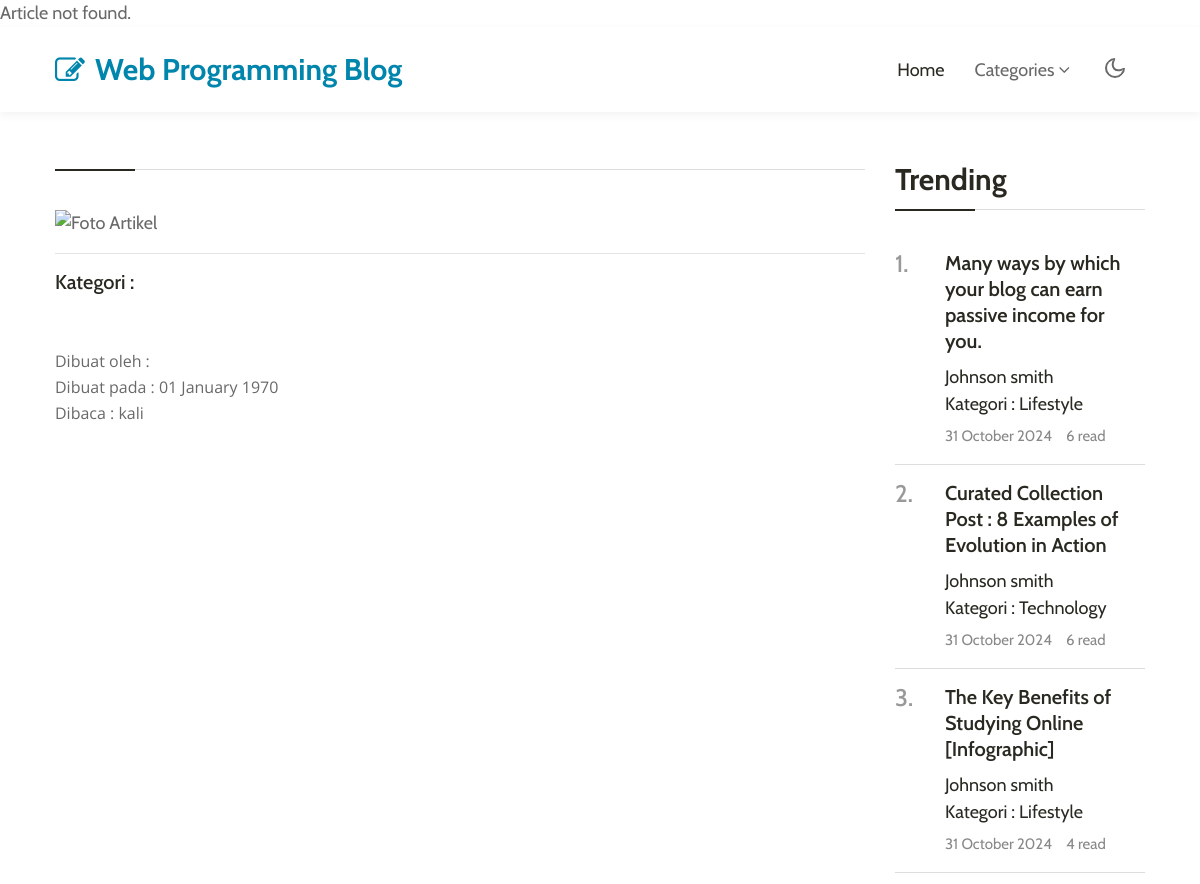
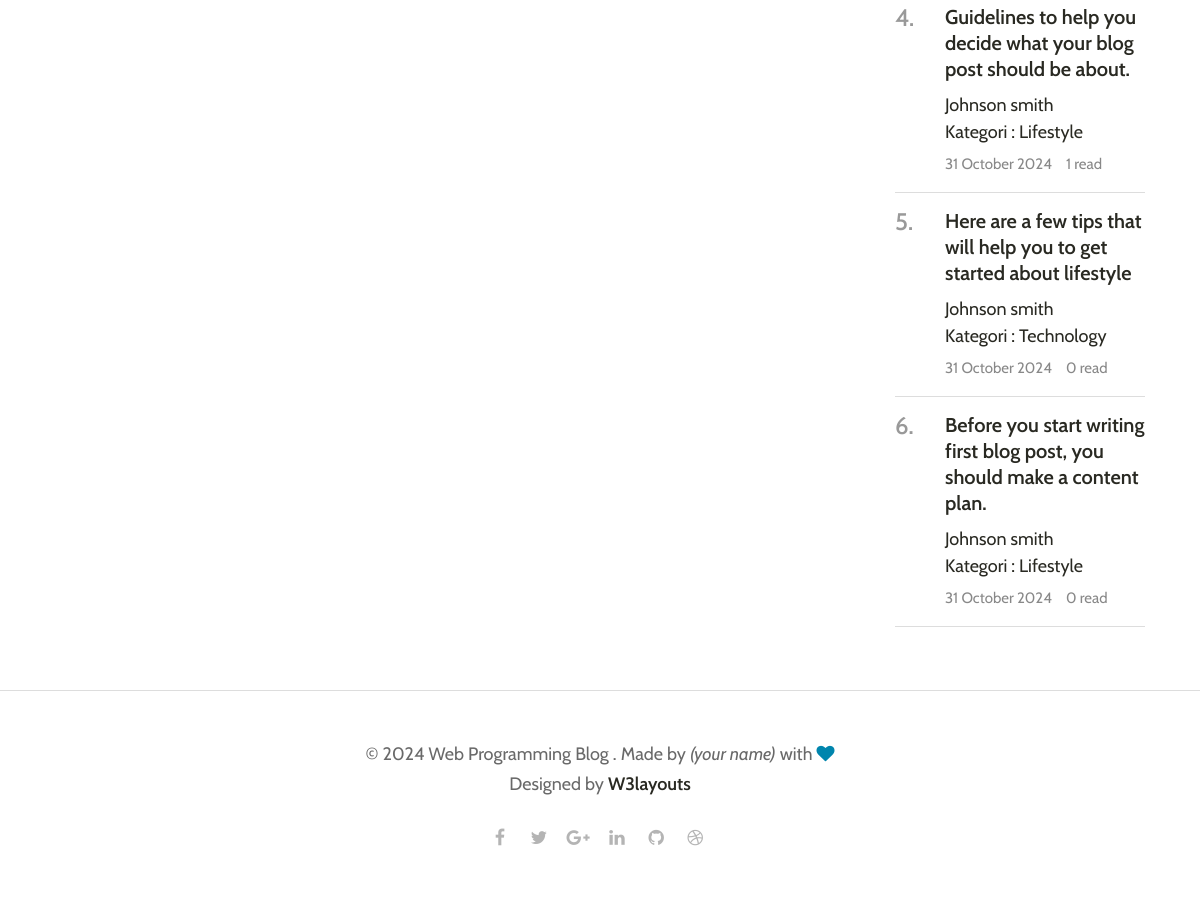
The app's page /detail.php with its own data (2 pictures, top to bottom).
### tables this page shows
CREATE TABLE `artikel` (
  `id` int(11) NOT NULL,
  `judul` varchar(100) DEFAULT NULL,
  `deskripsi` varchar(255) DEFAULT NULL,
  `penulis` varchar(45) DEFAULT NULL,
  `tanggal` datetime DEFAULT NULL,
  `foto` varchar(255) DEFAULT NULL,
  `read_count` int(11) DEFAULT NULL,
  `kategori_id` varchar(45) DEFAULT NULL
);

CREATE TABLE `kategori` (
  `id` int(11) NOT NULL,
  `nama` varchar(45) DEFAULT NULL
);

### detail.php (the view, shortened to what this page needs)
<?php
$host = 'localhost';
$user = 'root';
$pass = '';
$dbname = 'uas_sinta';
$conn = new mysqli($host, $user, $pass, $dbname);
$limit = 6;
$page = isset($_GET['page']) ? (int)$_GET['page'] : 1;
$offset = ($page - 1) * $limit;
$semuaartikel_sort_read = $conn->query("SELECT artikel.*, kategori.nama AS kategori_nama FROM artikel
                        LEFT JOIN kategori ON artikel.kategori_id = kategori.id
                        ORDER BY artikel.read_count DESC
                        LIMIT $limit OFFSET $offset");
?>
<!doctype html>
<html lang="en">
<head>
    <link rel="stylesheet" href="assets/css/style-starter.css">
</head>
<body>
    <header class="w3l-header">
        <nav class="navbar navbar-expand-lg navbar-light fill px-lg-0 py-0 px-3">
            <div class="container">
                <a class="navbar-brand" href="/">
                    <span class="fa fa-pencil-square-o"></span> Web Programming Blog</a>
                <div class="collapse navbar-collapse" id="navbarSupportedContent">
                    <ul class="navbar-nav ml-auto">
                        <li class="nav-item active">
                            <a class="nav-link" href="index.php">Home</a>
                        </li>
                        <li class="nav-item dropdown @@category__active">
                            <a class="nav-link dropdown-toggle" href="#" id="navbarDropdown" role="button"
                                data-toggle="dropdown" aria-haspopup="true" aria-expanded="false">
                                Categories <span class="fa fa-angle-down"></span>
                            </a>
                        </li>
                    </ul>
                </div>
                <div class="mobile-position">
                    <nav class="navigation">
                        <div class="theme-switch-wrapper">
                            <label class="theme-switch" for="checkbox">
                                <div class="mode-container">
                                    <i class="gg-moon"></i>
                                </div>
                            </label>
                        </div>
                    </nav>
                </div>
            </div>
        </nav>
    </header>
    <div class="w3l-homeblock1">
        <div class="container pt-lg-5 pt-md-4">
            <div class="row">
                <div class="col-lg-9 most-recent">
                    <h3 class="section-title-left"><?= $artikel_detail['judul'] ?></h3>
                    <img src="admin/uploads/<?= $artikel_detail['foto'] ?>" alt="Foto Artikel" class="img-fluid">
                    <hr>
                    <h5>Kategori : <?= $artikel_detail['kategori_nama'] ?></h5>
                    <br>
                    <br>
                    <p>Dibuat oleh : <?= $artikel_detail['penulis'] ?></p>
                    <p>Dibuat pada : <?= date('d F Y', strtotime($artikel_detail['tanggal'])) ?></p>
                    <p>Dibaca : <?= $artikel_detail['read_count'] ?> kali</p>
                    <br>
                </div>
                <div class="col-lg-3 trending mt-lg-0 mt-5 mb-lg-5">
                    <div class="pos-sticky">
                        <h3 class="section-title-left">Trending </h3>
                        <?php
                        $rowNumber = 1;
                        ?>
                        <?php while ($row = $semuaartikel_sort_read->fetch_assoc()): ?>
                        <div class="grids5-info">
                            <h4><?= $rowNumber++ ?>.</h4>
                            <div class="blog-info">
                                <a href="#blog-single" class="blog-desc1"><?= $row['judul'] ?></a>
                                <div class="author align-items-center mt-2 mb-1">
                                    <a href="#author"><?= $row['penulis'] ?></a>
                                    <br>
                                    <a href="#author">Kategori : <?= $row['kategori_nama'] ?></a>
                                </div>
                                <ul class="blog-meta">
                                    <li class="meta-item blog-lesson">
                                        <span class="meta-value"> <?= date('d F Y', strtotime($row['tanggal'])) ?></span>
                                    </li>
                                    <li class="meta-item blog-students">
                                        <span class="meta-value"> <?= $row['read_count'] ?> read</span>
                                    </li>
                                </ul>
                            </div>
                        </div>
                        <?php endwhile; ?>
                    </div>
                </div>
            </div>
        </div>
    </div>
    <footer class="w3l-footer-16">
        <div class="footer-content py-lg-5 py-4 text-center">
            <div class="container">
                <div class="copy-right">
                    <h6>© 2024 Web Programming Blog . Made by <i>(your name)</i> with <span class="fa fa-heart" aria-hidden="true"></span><br>Designed by
                        <a href="https://w3layouts.com">W3layouts</a> </h6>
                </div>
                <ul class="author-icons mt-4">
                    <li><a class="facebook" href="#url"><span class="fa fa-facebook" aria-hidden="true"></span></a>
                    </li>
                    <li><a class="twitter" href="#url"><span class="fa fa-twitter" aria-hidden="true"></span></a></li>
                    <li><a class="google" href="#url"><span class="fa fa-google-plus" aria-hidden="true"></span></a>
                    </li>
                    <li><a class="linkedin" href="#url"><span class="fa fa-linkedin" aria-hidden="true"></span></a></li>
                    <li><a class="github" href="#url"><span class="fa fa-github" aria-hidden="true"></span></a></li>
                    <li><a class="dribbble" href="#url"><span class="fa fa-dribbble" aria-hidden="true"></span></a></li>
                </ul>
            </div>
        </div>
    </footer>
</body>
</html>

### records on screen
artikel: judul "Many ways by which your blog can earn passive income for you.", penulis "Johnson smith", kategori.nama "Lifestyle", tanggal "31 October 2024", read_count "6"
artikel: judul "Curated Collection Post : 8 Examples of Evolution in Action", penulis "Johnson smith", kategori.nama "Technology", tanggal "31 October 2024", read_count "6"
artikel: judul "The Key Benefits of Studying Online [Infographic]", penulis "Johnson smith", kategori.nama "Lifestyle", tanggal "31 October 2024", read_count "4"
artikel: judul "Guidelines to help you decide what your blog post should be about.", penulis "Johnson smith", kategori.nama "Lifestyle", tanggal "31 October 2024", read_count "1"
artikel: judul "Here are a few tips that will help you to get started about lifestyle", penulis "Johnson smith", kategori.nama "Technology", tanggal "31 October 2024", read_count "0"
artikel: judul "Before you start writing first blog post, you should make a content plan.", penulis "Johnson smith", kategori.nama "Lifestyle", tanggal "31 October 2024", read_count "0"

### other values on screen
date('d F Y', strtotime($artikel_detail['tanggal'])) "01 January 1970"
